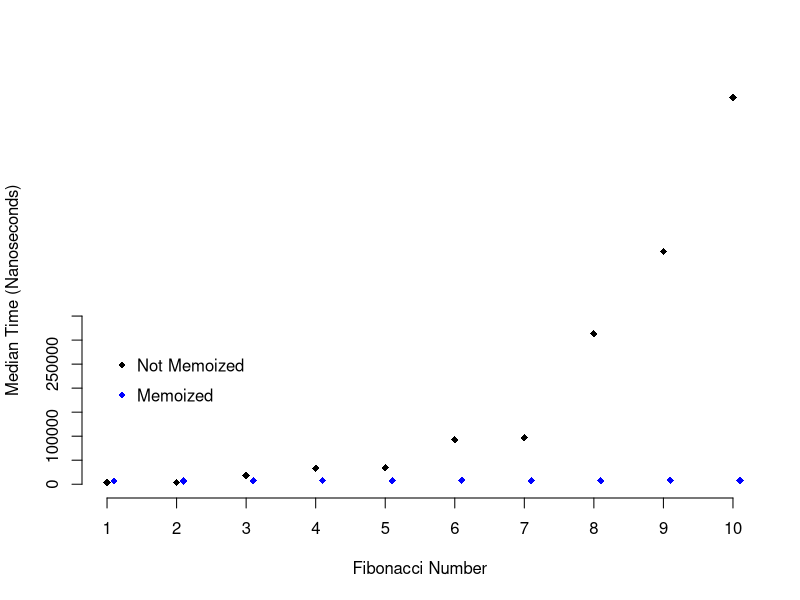

This figure's R source: (Note: this script raises an error after producing the figure.)
library(tidyverse)
#Functional Programming
adder_maker <- function(n){
  function(x){
    n + x
  }
}

add2 <- adder_maker(2)
add3 <- adder_maker(3)

add2(5)
add3(5)

##map
library(purrr)

##apply the vector to the function of characters
map_chr(c(4, 3, 2, 1), function(x){
  c("one", "two", "three", "four", "five")[x]
})

##apply the vector to the function of logic
map_lgl(c(1, 2, 3, 4, 5), function(x){
  x > 3
})

##apply the vector to the function of x first. If true, apply the element to 
##function y, and then to 
map_if(1:5, function(x){
  x %% 2 == 0
},
function(y){
  y^2
}) %>% unlist()


##The map_at() function only applies the provided function to elements of a vector
##specified by their indexes
map_at(seq(100, 500, 100), c(1, 3, 5), function(x){
  x - 10
}) %>% unlist()

##can map a function over two data structures with the map2() family of functions.
map2_chr(letters, 1:26, paste)
map2_chr(letters, 1:26, paste)

##The pmap() family of functions is similar to map2(), 
##however instead of mapping across two vectors or lists,
##you can map across any number of lists.
pmap_chr(list(
  list(1, 2, 3),
  list("one", "two", "three"),
  list("uno", "dos", "tres")
), paste0)

##Reduce: List or vector reduction iteratively 
##combines the first element of a vector with the second element of a vector, 
##then that combined result is combined with the third element of the vector, 
##and so on until the end of the vector is reached.
reduce(c(1, 3, 5, 7), function(x, y){
  message("x is ", x)
  message("y is ", y)
  message("")
  x + y #a reduce will return a single value in the end
})

reduce(letters[1:4], function(x, y){
  message("x is ", x)
  message("y is ", y)
  message("")
  paste0(x, y)
})

reduce_right(letters[1:4], function(x, y){
  message("x is ", x)
  message("y is ", y)
  message("")
  paste0(x, y)
})

##new expression, see below:
reduce(rev(letters[1:4]), function(x, y){
  message("x is ", x)
  message("y is ", y)
  message("")
  paste0(x, y)
})

##search
has_element(letters, "a")

has_element(letters, "A")


detect(20:40, function(x){
  x > 22 && x %% 2 == 0
})

detect_index(20:40, function(x){
  x > 22 && x %% 2 == 0
})

##filter
keep(1:20, function(x){
  x %% 2 == 0
})

discard(1:20, function(x){
  x %% 2 == 0
})

every(1:20, function(x){
  x %% 2 == 0
})

every(keep(1:20, function(x){
  x %% 2 == 0
}), function(x){
  x %% 2 == 0
})

some(1:20, function(x){
  x %% 2 == 0
})

##compose
n_unique <- compose(length, unique)
rep(1:5, 1:5)
n_unique(rep(1:5, 1:5))

##partial application
mult_three_n <- function(x, y, z){
  x * y * z
}
mult_by_15 <- partial(mult_three_n, x = 3, y = 5)
mult_by_15(z = 4)

##side effects
walk(c("Friends, Romans, countrymen,",
       "lend me your ears;",
       "I come to bury Caesar,",
       "not to praise him."), message)
walk(c("Friends, Romans, countrymen,",
       "lend me your ears;",
       "I come to bury Caesar,",
       "not to praise him."), print)
walk(c("Friends, Romans, countrymen,",
       "lend me your ears;",
       "I come to bury Caesar,",
       "not to praise him."), cat)

##Recursion
vector_sum_loop <- function(v){
  result <- 0
  for(i in v){
    result <- result + i
  }
  result
}
vector_sum_loop(c(5, 40, 91))

vector_sum_rec <- function(v){
  if(length(v) == 1){
    v
  } else {
    v[1] + vector_sum_rec(v[-1])
  }
}

vector_sum_rec(c(5, 40, 91))

###Fibonacci number
fib <- function(n){
  stopifnot(n > 0)
  if(n == 1){
    0
  } else if(n == 2){
    1
  } else {
    fib(n - 1) + fib(n - 2)
  }
}

map_dbl(1:10, fib)

fib_tbl <- c(0, 1, rep(NA, 23))

fib_mem <- function(n){
  stopifnot(n > 0)
  if(!is.na(fib_tbl[n])){
    fib_tbl[n]
  } else {
    fib_tbl[n - 1] <<- fib_mem(n - 1)
    fib_tbl[n - 2] <<- fib_mem(n - 2)
    fib_tbl[n - 1] + fib_tbl[n - 2]
  }
}

map_dbl(1:12, fib_mem)

library(purrr)
library(microbenchmark)
library(tidyr)
library(magrittr)
library(dplyr)

fib_data <- map(1:10, function(x){microbenchmark(fib(x), times = 100)$time})
names(fib_data) <- paste0(letters[1:10], 1:10)
fib_data <- as.data.frame(fib_data)
fib_data %<>%
  gather(num, time) %>%
  group_by(num) %>%
  summarise(med_time = median(time))
memo_data <- map(1:10, function(x){microbenchmark(fib_mem(x))$time})
names(memo_data) <- paste0(letters[1:10], 1:10)
memo_data <- as.data.frame(memo_data)
memo_data %<>%
  gather(num, time) %>%
  group_by(num) %>%
  summarise(med_time = median(time))
plot(1:10, fib_data$med_time, xlab = "Fibonacci Number", ylab = "Median Time (Nanoseconds)",
     pch = 18, bty = "n", xaxt = "n", yaxt = "n")
axis(1, at = 1:10)
axis(2, at = seq(0, 350000, by = 50000))
points(1:10 + .1, memo_data$med_time, col = "blue", pch = 18)
legend(1, 300000, c("Not Memoized", "Memoized"), pch = 18,
       col = c("black", "blue"), bty = "n", cex = 1, y.intersp = 1.5)

#expressions & environments
##expressions
two_plus_two <- quote(2 + 2)
two_plus_two
eval(two_plus_two)
tpt_string <- "2 + 2"
tpt_expression <- parse(text = tpt_string)
eval(tpt_expression)

sum_expr <- quote(sum(1, 5))
eval(sum_expr)
sum_expr[1]
sum_expr[2]
sum_expr[3]
sum_expr[[1]]
sum_expr[[2]]
sum_expr[[3]]
sum_expr[[1]] <- quote(paste0)
sum_expr[[2]] <- quote(4)
sum_expr[[3]] <- quote(6)
eval(sum_expr)

sum_40_50_expr <- call("sum", 40, 50)
sum_40_50_expr
sum(40, 50)
eval(sum_40_50_expr)

return_expression <- function(...){
  match.call()
}
return_expression(2, col = "blue", FALSE)
return_expression(2, col = "blue", FALSE)

first_arg <- function(...){
  expr <- match.call()
  first_arg_expr <- expr[[2]]
  first_arg <- eval(first_arg_expr)
  if(is.numeric(first_arg)){
    paste("The first argument is", first_arg)
  } else {
    "The first argument is not numeric."
  }
}
first_arg(2, 4, "seven", FALSE)
first_arg("two", 4, "seven", FALSE)

##environments
my_new_env <- new.env()
my_new_env$x <- 4
my_new_env$x

assign("y", 9, envir = my_new_env)
get("y", envir = my_new_env)

my_new_env$y

ls(my_new_env)
rm(y, envir = my_new_env)
exists("y", envir = my_new_env)
exists("x", envir = my_new_env)
my_new_env$x
my_new_env$y

search()
library(ggplot2)
search()

##execution environments
x <- 10
my_func <- function(){
  x <- 5
  return(x)
}
my_func()

x <- 10
another_func <- function(){
  return(x)
}
another_func()

x <- 10
x
assign1 <- function(){
  x <<- "Wow!"
}
assign1()
x

a_variable_name
exists("a_variable_name")

assign2 <- function(){
  a_variable_name <<- "Magic!"
}
assign2()
exists("a_variable_name")
a_variable_name

#Error handling and generation
##Error
"hello" + "world"

## Warnings
as.numeric(c("5", "6", "seven"))

##message
f <- function(){
  message("This is a message.")
}
f()

##generating errors
stop("Something erroneous has occured!")

name_of_function <- function(){
  stop("Something bad happened.")
}

name_of_function()

error_if_n_is_greater_than_zero <- function(n){
  stopifnot(n<= 0)
  n
}

error_if_n_is_greater_than_zero(5)

warning("Consider yourself warned!")

make_NA <- function(x){
  warning("Generating an NA.")
  NA
}

make_NA("Sodium")
message("In a bottle.")

##how to handle error
beera <- function(expr){
  tryCatch(expr,
           error = function(a){
             message("An error occurred:\n", a)
           },
           warning = function(w){
             message("A warning occured:\n", w)
           },
           finally = {
             message("Finally done!")
           })
}

beera({
  2 + 2
})

beera({
  "two" + 2
})

beera({
  as.numeric(c(1, "two", 3))
})

##check even function1
is_even <- function(n){
  n %% 2 == 0
}

is_even(768)

is_even("two")

##alternative 1
is_even_error <- function(n){
  tryCatch(n %% 2 == 0,
           error = function(e){
             FALSE
           })
}
is_even_error(714)
is_even_error("eight")

##alternative 2
is_even_check <- function(n){
  is.numeric(n) && n %% 2 == 0
}
is_even_check(1876)
is_even_check("twelve")

library(microbenchmark)
microbenchmark(sapply(letters, is_even_check))
microbenchmark(sapply(letters, is_even_error))


